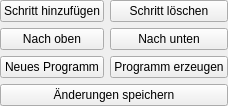
<?xml version='1.0' encoding='UTF-8'?>
<ui version="4.0">
 <class>stepActionsPanel</class>
 <widget class="QWidget" name="stepActionsPanel">
  <layout class="QGridLayout" name="buttonLayout">
   <property name="leftMargin">
    <number>0</number>
   </property>
   <property name="topMargin">
    <number>0</number>
   </property>
   <property name="rightMargin">
    <number>0</number>
   </property>
   <property name="bottomMargin">
    <number>0</number>
   </property>
   <item row="0" column="0">
    <widget class="QPushButton" name="btnAdd">
     <property name="text">
      <string>Schritt hinzufügen</string>
     </property>
    </widget>
   </item>
   <item row="0" column="1">
    <widget class="QPushButton" name="btnDelete">
     <property name="text">
      <string>Schritt löschen</string>
     </property>
    </widget>
   </item>
   <item row="1" column="0">
    <widget class="QPushButton" name="btnMoveUp">
     <property name="text">
      <string>Nach oben</string>
     </property>
    </widget>
   </item>
   <item row="1" column="1">
    <widget class="QPushButton" name="btnMoveDown">
     <property name="text">
      <string>Nach unten</string>
     </property>
    </widget>
   </item>
   <item row="2" column="0">
    <widget class="QPushButton" name="btnNewProgram">
     <property name="text">
      <string>Neues Programm</string>
     </property>
    </widget>
   </item>
   <item row="2" column="1">
    <widget class="QPushButton" name="btnGenerate">
     <property name="text">
      <string>Programm erzeugen</string>
     </property>
    </widget>
   </item>
   <item row="3" column="0" colspan="2">
    <widget class="QPushButton" name="btnSaveChanges">
     <property name="text">
      <string>Änderungen speichern</string>
     </property>
    </widget>
   </item>
  </layout>
 </widget>
 <resources/>
 <connections/>
</ui>
